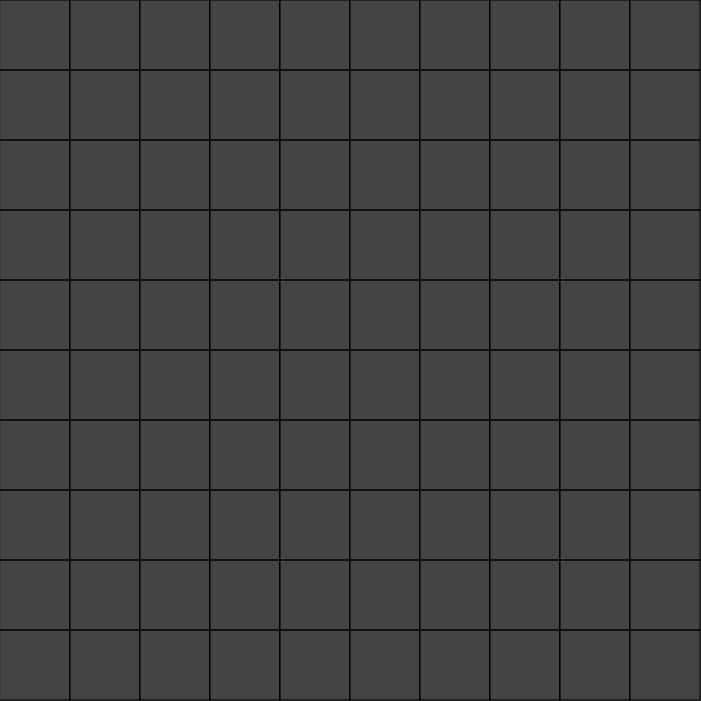
Frame 1 (no input)
Frame 60 (no input): identical to frame 1, image omitted
Frame 120 (the mouse pressed at the canvas centre since frame 60): identical to frame 1, image omitted

The p5.js sketch that drew this single still picture (run headless with seeded random() and noise() and a simulated clock; from frame 60 on, the mouse is pressed at the canvas centre):

// p5.js sketch
// ── sketch.js
//global variables
var grid;
var cols;
var rows;
var w = 70;
var totalBombs = 15;
var canvasBackground = '#444444';
function make2DArray(cols, rows) {
    var arr = new Array(cols);
    for (var i = 0; i< arr.length;i++){
        arr[i] = new Array(rows);
    }
    return arr;
}
function setup(){
    createCanvas(701,701);
    cols = floor(width / w);
    rows = floor(height / w);
    grid = make2DArray(cols, rows);
    for(var i = 0; i < cols;i++)
    {
        for(var j = 0; j < rows; j++)
        {
            grid[i][j] = new Cell(i, j, w);
        }
    }

    // pick bomb spots
    var options = [];
    for (var i = 0; i < cols; i++){
        for(var j = 0; j < rows; j++){
            options.push([i, j]);    
        }
    }
    for (var n = 0; n < totalBombs; n++){
        var index = floor(random(options.length));
        var choice = options[index]
        var i = choice[0];
        var j = choice[1];
        options.splice(index, 1);
        grid[i][j].bomb = true;
    }
    for(var i = 0; i < cols;i++)
    {
        for(var j = 0; j < rows; j++)
        {
            grid[i][j].countBombs();
        }
    }

}
function gameOver(){
    for(var i = 0; i < cols;i++)
    {
        for(var j = 0; j < rows; j++)
        {
            grid[i][j].revealed = true;
        }
    }
}
function mousePressed(){
    background(canvasBackground);
    for(var i = 0; i < cols;i++)
    {
        for(var j = 0; j < rows; j++)
        {
            if (grid[i][j].contains(mouseX, mouseY)){
                grid[i][j].reveal();
                if (grid[i][j].bomb){
                    gameOver();
                }
            }
        }
    }
}
function draw(){
    background(canvasBackground);
    for(var i = 0; i < cols;i++)
    {
        for(var j = 0; j < rows; j++)
        {
            grid[i][j].show();
        }
    }
}

// ── cell.js
//color palette
var bombColor = '#CA3E47'
var selectBox = '#171717'
var textCol = '#EDEDED'
function Cell(i, j, w){
    this.i = i;
    this.j = j;
    this.x = i * w;
    this.y = j * w;
    this.w = w;
    this.neighborCount = 0;
    this.bomb = false;
    this.revealed = false;
}

Cell.prototype.show = function() {
    stroke(0);
    noFill();
    rect(this.x, this.y, this.w, this.w);
    if(this.revealed){
        if(this.bomb){
            fill(bombColor);
            rect(this.x, this.y, this.w, this.w);
        }
        else {
            fill(selectBox);
            rect(this.x, this.y, this.w, this.w);
            if(this.neighborCount > 0){
                textAlign(CENTER);
                fill(textCol);
                textSize(32);
                text(this.neighborCount, this.x + this.w * 0.5, this.y + this.w - 25);
            }
        }
    }
}

Cell.prototype.countBombs = function(){
    if (this.bomb){
        this.neighborCount = -1;
        return;
    }
    var total = 0;
    for (var xoff = -1; xoff <= +1; xoff++){
        for (var yoff = -1; yoff <= +1; yoff++){
            var i = this.i + xoff;
            var j = this.j + yoff;
            if (i > -1 && i < cols && j > -1 && j < rows){
                var neighbor = grid[i][j];
                if(neighbor.bomb) {
                 total++;
                }
            }
        }
    }
    this.neighborCount = total;
}

Cell.prototype.contains = function(x, y){
    return (x > this.x && x< this.x + this.w && y > this.y && y < this.y + this.w);
}

Cell.prototype.reveal = function(){
    this.revealed = true;
    if (this.neighborCount == 0){
        this.floodFill();
    }
}

Cell.prototype.floodFill = function(){
    for (var xoff = -1; xoff <= +1; xoff++){
        for (var yoff = -1; yoff <= +1; yoff++){
            var i = this.i + xoff;
            var j = this.j + yoff;
            if (i > -1 && i < cols && j > -1 && j < rows){
                var neighbor = grid[i][j];
                if(!neighbor.bomb && !neighbor.revealed) {
                    neighbor.reveal();
                }
            }
        }
    }
}
